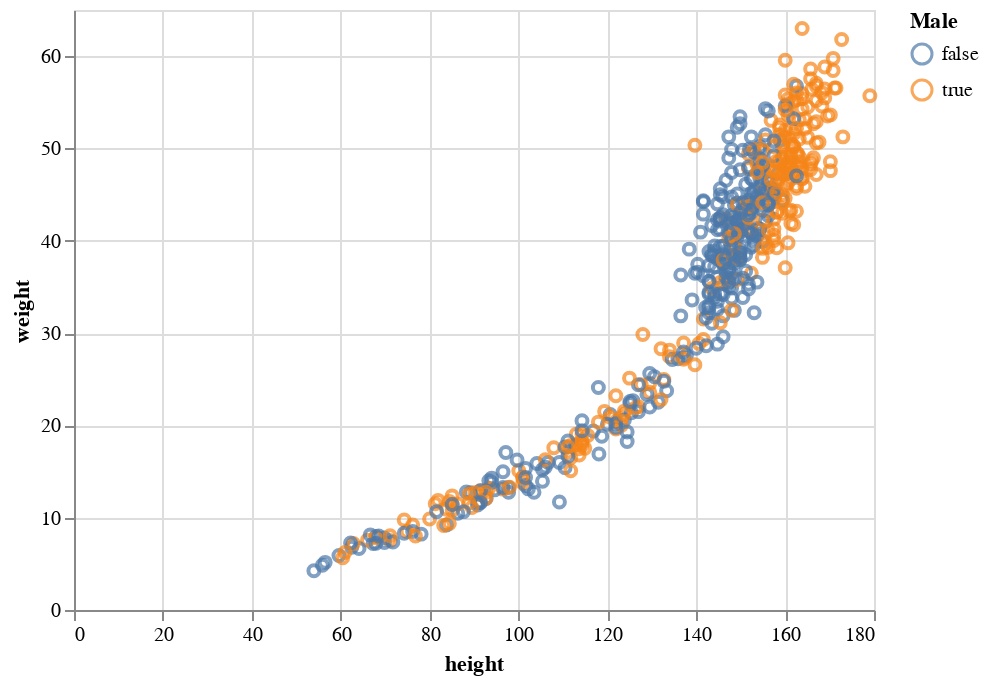

Notebook source saved alongside this figure:
### Code cell
alt.Chart(df).mark_point().encode(
    x='height', y='weight', color='Male', tooltip=['height','weight'])

### Figure 1 — Vega-Lite specification as saved in the notebook (floating-point values rounded to 4 significant figures; data arrays with more than 128 entries replaced by an {"elided": "..."} marker saying what was removed)
{"$schema": "https://vega.github.io/schema/vega-lite/v3.4.0.json", "config": {"mark": {"tooltip": null}, "view": {"height": 300, "width": 400}}, "data": {"name": "data-b0aa9ab89d5bd92e2971bb04170031a5"}, "datasets": {"data-b0aa9ab89d5bd92e2971bb04170031a5": {"elided": "544 records"}}, "encoding": {"color": {"field": "Male", "type": "nominal"}, "tooltip": [{"field": "height", "type": "quantitative"}, {"field": "weight", "type": "quantitative"}], "x": {"field": "height", "type": "quantitative"}, "y": {"field": "weight", "type": "quantitative"}}, "mark": "point"}
